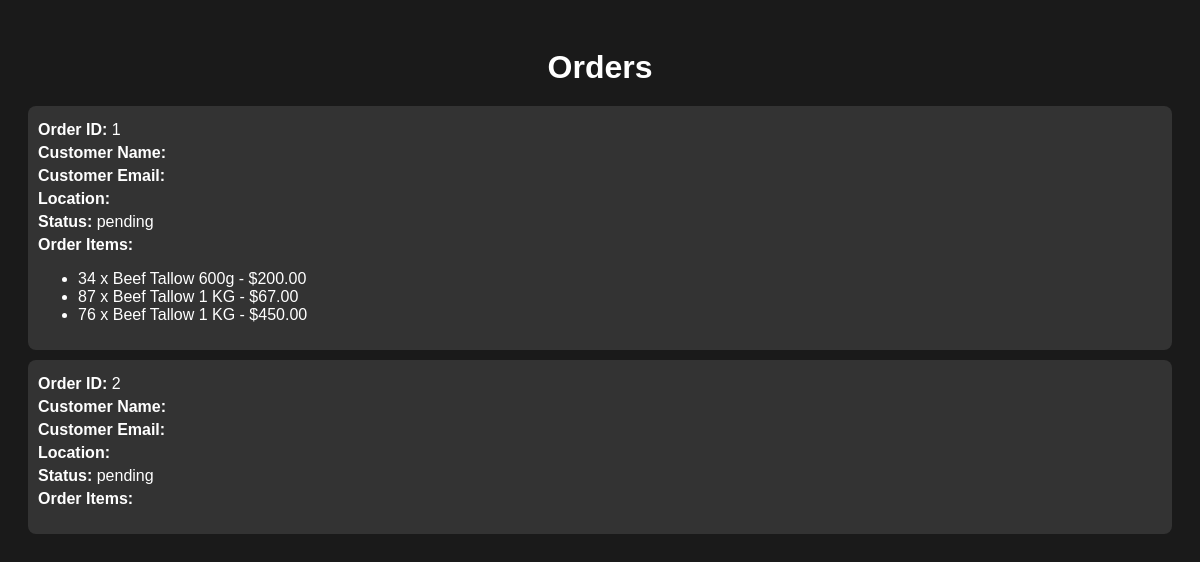
Page /api/htm/orders/ on the earlier database version.
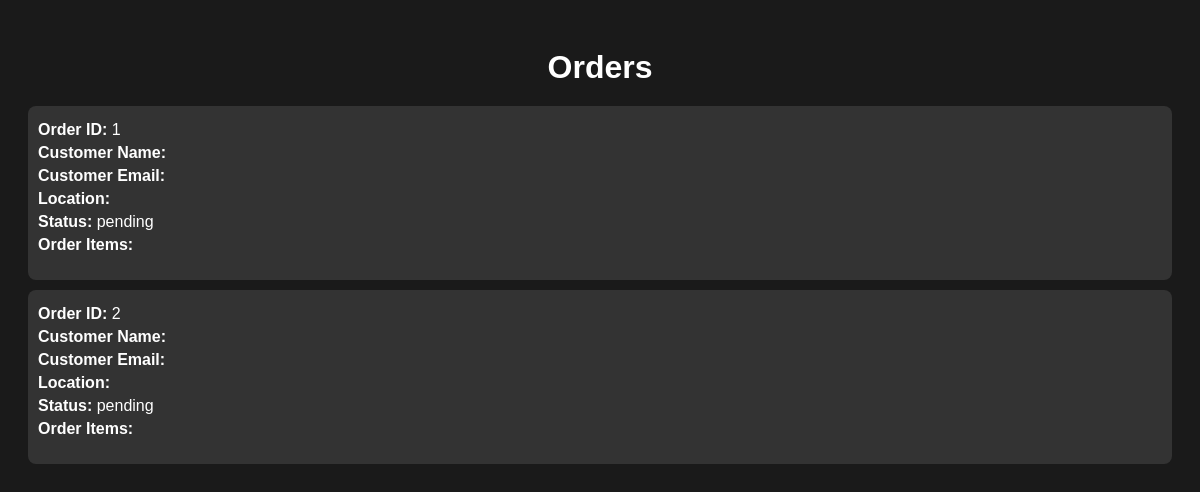
Same page on the later database version.
### store/models.py (models this page shows, shortened)
class Order(models.Model):
    STATUS_CHOICES = [
        ('pending', 'Pending'),
        ('completed', 'Completed'),
        ('failed', 'Failed'),
    ]
    id = models.AutoField(primary_key=True)
    amount = models.DecimalField(max_digits=10, decimal_places=2)
    phone_number = models.CharField(max_length=15)
    status = models.CharField(max_length=10, choices=STATUS_CHOICES, default='pending')
    transaction_id = models.CharField(max_length=100, blank=True, null=True)
    payment_time = models.DateTimeField(blank=True, null=True)
    created_at = models.DateTimeField(auto_now_add=True)
    updated_at = models.DateTimeField(auto_now=True)

class OrderItem(models.Model):
    order = models.ForeignKey(Order, related_name='order_items', on_delete=models.CASCADE)
    item = models.ForeignKey(Item, related_name='order_items', on_delete=models.CASCADE)
    quantity = models.PositiveIntegerField()
    price = models.DecimalField(max_digits=10, decimal_places=2)

class Item(models.Model):
    name = models.CharField(max_length=100)
    description = models.TextField()
    price = models.DecimalField(max_digits=10, decimal_places=2)
    stock = models.PositiveIntegerField()
    created_at = models.DateTimeField(auto_now_add=True)
    updated_at = models.DateTimeField(auto_now=True)
    image = models.CharField(max_length=1000)

### store/views.py (the view)
# urls.py: path('htm/orders/',orders,name='orders')
def orders(request):
    orders = Order.objects.all()
    return render(request, 'orders.html', {"orders": orders})

### store/templates/orders.html (shortened to what this page needs)
<!DOCTYPE html>
<html lang="en">
<head>
</head>
<body>
    <h1>Orders</h1>
    <div id="orders-list">
        {% if orders %}
            {% for order in orders %}
                <div class="order-item">
                    <p><strong>Order ID:</strong> {{ order.id }}</p>
                    <p><strong>Customer Name:</strong> {{ order.customer_name }}</p>
                    <p><strong>Customer Email:</strong> {{ order.customer_email }}</p>
                    <p><strong>Location:</strong> {{ order.location_details }}</p>
                    <p><strong>Status:</strong> {{ order.status }}</p>
                    <p><strong>Order Items:</strong></p>
                    <ul>
                        {% for item in order.order_items.all %}
                            <li>{{ item.quantity }} x {{ item.item.name }} - ${{ item.price }}</li>
                        {% endfor %}
                    </ul>
                </div>
            {% endfor %}
        {% else %}
            <p>No orders found.</p>
        {% endif %}
    </div>
</body>
</html>

Differences in the rows shown:
removed OrderItem: quantity "34", item.name "Beef Tallow 600g", price "200.00", shown under Order id 1
removed OrderItem: quantity "87", item.name "Beef Tallow 1 KG", price "67.00", shown under Order id 1
removed OrderItem: quantity "76", item.name "Beef Tallow 1 KG", price "450.00", shown under Order id 1
